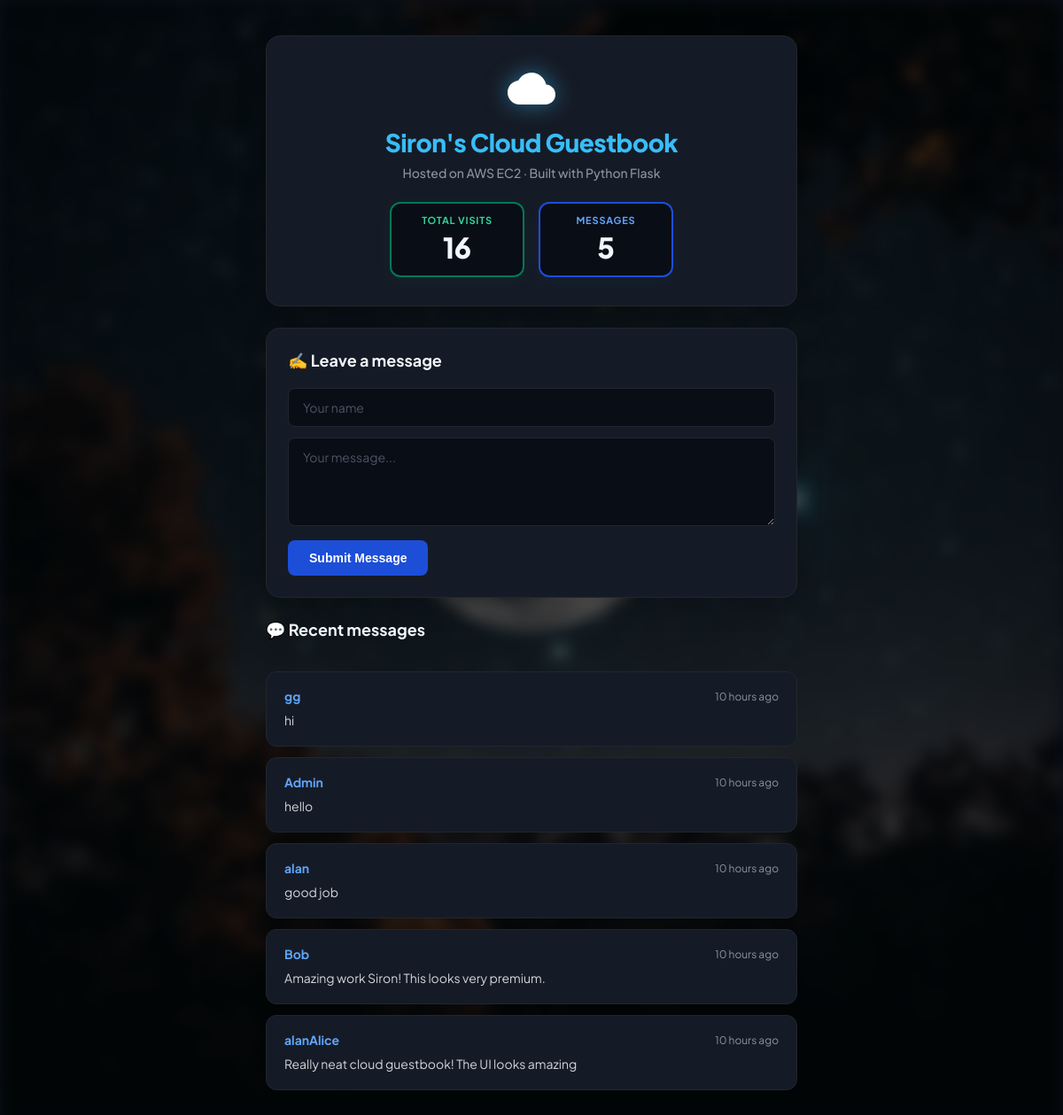
The app's page /guestbook with its own data.
### tables this page shows
CREATE TABLE messages (
            id INTEGER PRIMARY KEY AUTOINCREMENT,
            name TEXT NOT NULL,
            message TEXT NOT NULL,
            timestamp DATETIME DEFAULT CURRENT_TIMESTAMP
        );

### app.py (the view)
@app.route("/guestbook")
def guestbook():
    visit_count = get_visit_count()
    messages = get_messages()
    return render_template(
        "index.html",
        visit_count=visit_count,
        messages=messages,
        messages_count=len(messages)
    )

### database.py (called while the page is built)
def get_connection():
    conn = sqlite3.connect(DATABASE)
    conn.row_factory = sqlite3.Row
    return conn

def get_visit_count():
    conn = get_connection()
    cursor = conn.cursor()
    cursor.execute("SELECT COUNT(*) FROM visits")
    count = cursor.fetchone()[0]
    conn.close()
    return count

def get_messages():
    conn = get_connection()
    cursor = conn.cursor()
    cursor.execute("SELECT * FROM messages ORDER BY timestamp DESC")
    messages = cursor.fetchall()
    conn.close()
    return messages

### templates/index.html (shortened to what this page needs)
<!DOCTYPE html>
<html lang="en">
<head>
</head>
<body>
    <div class="container">
        <header class="hero-card">
            <svg class="cloud-icon" viewBox="0 0 24 24" fill="currentColor">
                <path d="M19.35 10.04C18.67 6.59 15.64 4 12 4 9.11 4 6.6 5.64 5.35 8.04 2.34 8.36 0 10.91 0 14c0 3.31 2.69 6 6 6h13c2.76 0 5-2.24 5-5 0-2.64-2.05-4.78-4.65-4.96z"/>
            </svg>
            <h1 class="hero-title">Siron's Cloud Guestbook</h1>
            <p class="hero-subtitle">Hosted on AWS EC2 &middot; Built with Python Flask</p>
            <div class="stats-grid">
                <div class="stat-box visits">
                    <span class="stat-label">TOTAL VISITS</span>
                    <span class="stat-value" id="visits-val">{{ visit_count }}</span>
                </div>
                <div class="stat-box messages">
                    <span class="stat-label">MESSAGES</span>
                    <span class="stat-value" id="messages-val">{{ messages_count }}</span>
                </div>
            </div>
        </header>
        <main class="form-card">
            <h2 class="section-title">✍️ Leave a message</h2>
            <form action="{{ url_for('submit') }}" method="POST">
                <div class="form-group">
                    <input type="text" name="name" class="form-input" placeholder="Your name" required maxlength="100">
                    <textarea name="message" class="form-textarea" placeholder="Your message..." required maxlength="1000"></textarea>
                </div>
                <button type="submit" class="btn-submit">Submit Message</button>
            </form>
        </main>
        <section class="messages-section">
            <h2 class="section-title">💬 Recent messages</h2>
            <div class="messages-list">
                {% for message in messages %}
                <div class="message-card">
                    <div class="message-header">
                        <span class="visitor-name">{{ message.name }}</span>
                        <span class="message-time" data-utc="{{ message.timestamp.replace(' ', 'T') }}Z"></span>
                    </div>
                    <p class="message-body">{{ message.message }}</p>
                </div>
                {% else %}
                <div class="empty-state">
                    No messages yet. Be the first to leave one!
                </div>
                {% endfor %}
            </div>
        </section>
    </div>
</body>
</html>

### records on screen
messages: name "gg", message "hi"
messages: name "Admin", message "hello"
messages: name "alan", message "good job"
messages: name "Bob", message "Amazing work Siron! This looks very premium."
messages: name "alanAlice", message "Really neat cloud guestbook! The UI looks amazing"

### other values on screen
{{ visit_count }} "16"
{{ messages_count }} "5"
